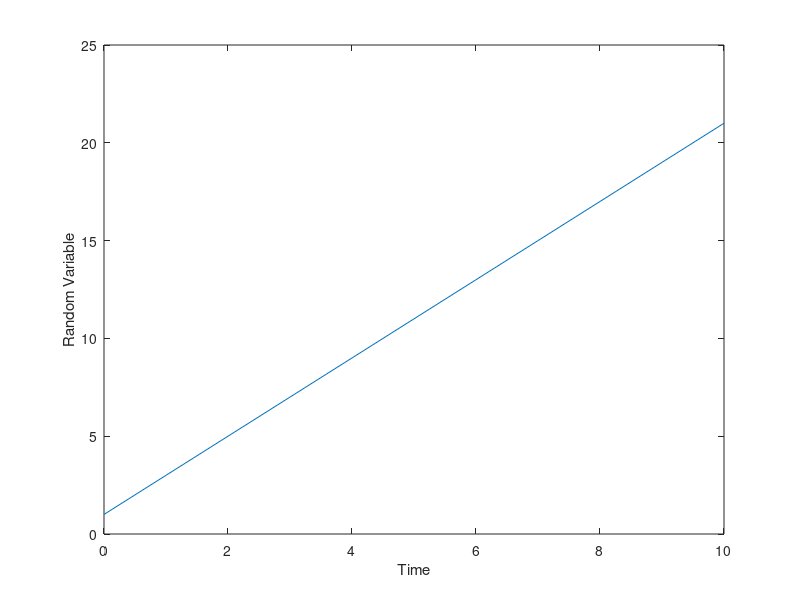
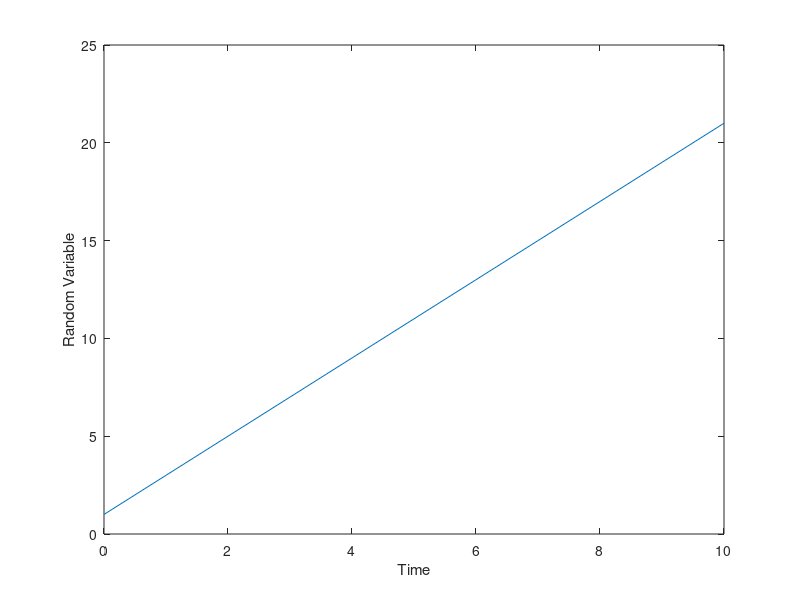

These figures' MATLAB source, in order:
meteorite.IL = 1;
meteorite.impactStart = 30;
meteorite.coordinates = [-0.54 0.54];
meteorite.holeRadius_IL4 = 0.02;
meteorite.holeRadius_IL5 = 0.12;
meteorite.dustDuration = 18;
meteorite.dustAccumRate = [0 10 10];
Sys6U.agent_operational_mode = 1;
Sys6U.settings_csv = 'HMS_Agent_Settings_User.csv';
Sys6U.test_settings_file = 'Diagnostic_Test_Settings_User.csv';

randomVar = [meteorite.IL];

for t = 1:10 
    meteorite.IL = meteorite.IL + 2;
    randomVar = [randomVar meteorite.IL];
end

myFig = figure;
t = [0:10];
plot(t,randomVar)
xlabel("Time")
ylabel("Random Variable")

timeStr = datestr(now, 'yyyy-mm-dd_HH-MM-SS');
fileName = sprintf('myplot_%s.png', timeStr);

saveas(myFig, fileName)
savefig("myplot.fig")
